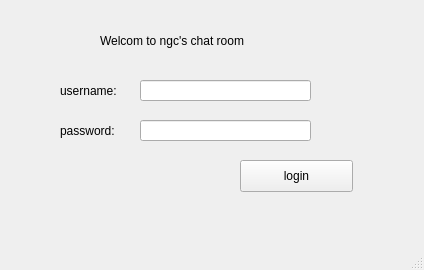
<?xml version="1.0" encoding="UTF-8"?>
<ui version="4.0">
 <class>MainWindow</class>
 <widget class="QMainWindow" name="MainWindow">
  <property name="geometry">
   <rect>
    <x>0</x>
    <y>0</y>
    <width>424</width>
    <height>270</height>
   </rect>
  </property>
  <property name="windowTitle">
   <string>MainWindow</string>
  </property>
  <widget class="QWidget" name="centralwidget">
   <widget class="QPushButton" name="pushButton">
    <property name="geometry">
     <rect>
      <x>240</x>
      <y>160</y>
      <width>113</width>
      <height>32</height>
     </rect>
    </property>
    <property name="text">
     <string>login</string>
    </property>
   </widget>
   <widget class="QLineEdit" name="lineEdit">
    <property name="geometry">
     <rect>
      <x>140</x>
      <y>80</y>
      <width>171</width>
      <height>21</height>
     </rect>
    </property>
   </widget>
   <widget class="QLineEdit" name="lineEdit_2">
    <property name="geometry">
     <rect>
      <x>140</x>
      <y>120</y>
      <width>171</width>
      <height>21</height>
     </rect>
    </property>
   </widget>
   <widget class="QLabel" name="label">
    <property name="geometry">
     <rect>
      <x>60</x>
      <y>80</y>
      <width>81</width>
      <height>21</height>
     </rect>
    </property>
    <property name="text">
     <string>username:</string>
    </property>
   </widget>
   <widget class="QLabel" name="label_2">
    <property name="geometry">
     <rect>
      <x>60</x>
      <y>120</y>
      <width>81</width>
      <height>21</height>
     </rect>
    </property>
    <property name="text">
     <string>password:</string>
    </property>
   </widget>
   <widget class="QLabel" name="label_3">
    <property name="geometry">
     <rect>
      <x>100</x>
      <y>20</y>
      <width>191</width>
      <height>41</height>
     </rect>
    </property>
    <property name="text">
     <string>Welcom to ngc's chat room</string>
    </property>
   </widget>
  </widget>
  <widget class="QMenuBar" name="menubar">
   <property name="geometry">
    <rect>
     <x>0</x>
     <y>0</y>
     <width>424</width>
     <height>22</height>
    </rect>
   </property>
  </widget>
  <widget class="QStatusBar" name="statusbar"/>
 </widget>
 <resources/>
 <connections/>
</ui>
